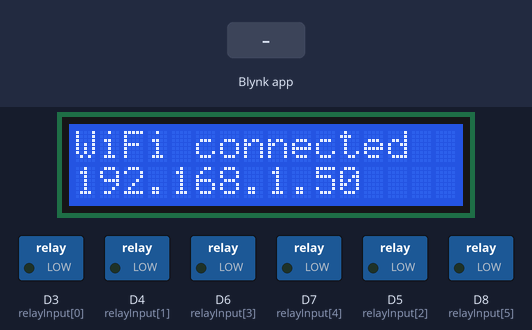
A sketch run on a simulated ESP8266 (NodeMCU). Shown: 16×2 character LCD, switched loads named in the sketch (green lamp = pin HIGH). The inputs (shaded band) are chosen by the test bench. WiFi joins after 1.5 s; servers stay silent unless stated.

Above: at 3.6 s.
3.7 s: Blynk app writes 1 to V1
At 4.9 s:
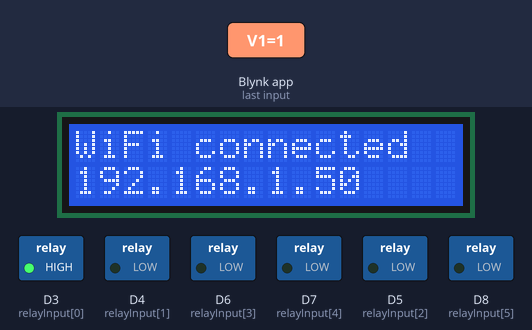
5.2 s: Blynk app writes 1 to V2
At 6.2 s:
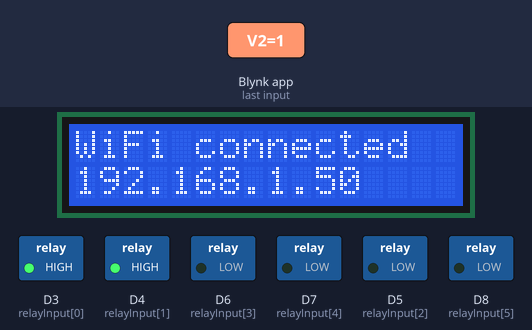
6.7 s: Blynk app writes 0 to V1
At 7.3 s:
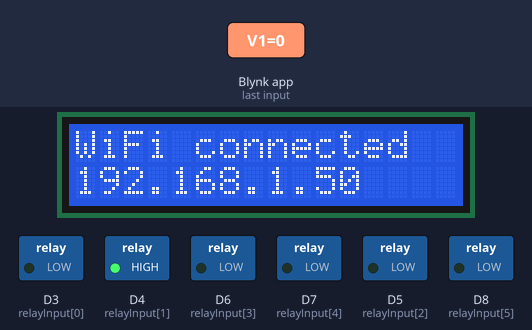
8.2 s: Blynk app writes 1 to V3
At 8.5 s:
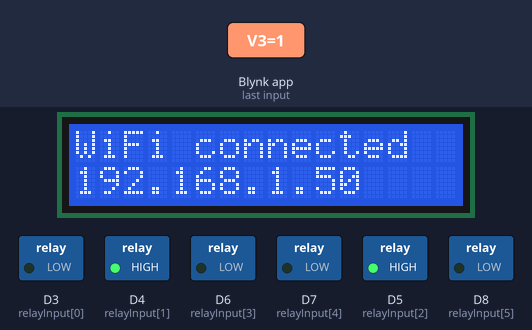
9.7 s: Blynk app writes 0 to V2
At 10.8 s:
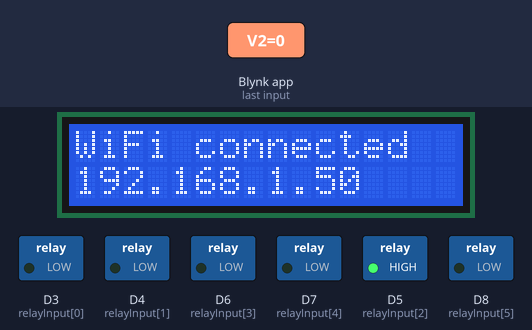
11.2 s: Blynk app writes 1 to V4
At 11.9 s:
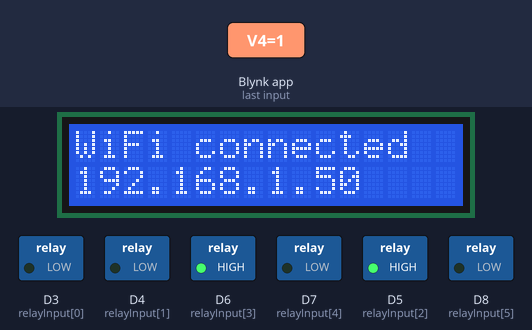
Timing chart, 0 to 13.7 s (numbered marks = the images above; inputs shaded):
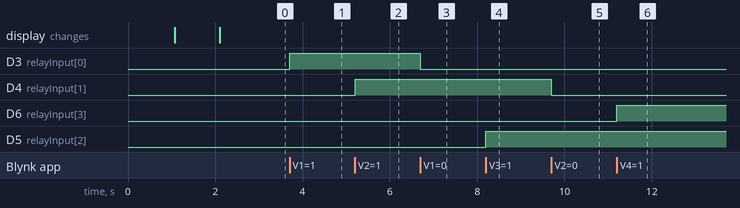

The sketch:

water_krataipa_dev.ino
```cpp
#include <Wire.h>
#include <LiquidCrystal_I2C.h>
#include <ESP8266WiFi.h>
#include <WiFiClient.h>
#include <BlynkSimpleEsp8266.h>

char auth[] = "7973178c19e44ba3a99b19400be53f70";
const char* ssid     = "krataipa";
const char* password = "wildrabbit";

int pumpFlage1 = 0;
int pumpFlage2 = 0;
int pumpFlage3 = 0;
int pumpFlage4 = 0;
int pumpFlage5 = 0;

int relaySolinoidState[6] = {0,0,0,0,0,0};
const int relayInput[6] = {0,2,14,12,13,15};

BlynkTimer timer;
LiquidCrystal_I2C lcd(0x3F, 16, 2);

BLYNK_CONNECTED() {
    Blynk.syncAll();
}

BLYNK_WRITE(V1) //Relay 1
{
  int pinData = param.asInt();
  relayControl(pinData,relayInput[0],1);
}

BLYNK_WRITE(V2) //Relay 2
{
  int pinData = param.asInt();
  relayControl(pinData,relayInput[1],2);
}

BLYNK_WRITE(V3) //Relay 3
{
  int pinData = param.asInt();
  relayControl(pinData,relayInput[2],3);
}

BLYNK_WRITE(V4) //Relay 4
{
  int pinData = param.asInt();
  relayControl(pinData,relayInput[3],4);
}

BLYNK_WRITE(V5) //Relay 5
{
  int pinData = param.asInt();
  relayControl(pinData,relayInput[4],5);
}

BLYNK_WRITE(V6) //Relay 6
{
  int pinData = param.asInt();
  relayControl(pinData,relayInput[5],6);
}


void relayControl(int onoff,int relayNo,int statusFlage)
{
    if(onoff == 1) // Virtual button set to on
    {
        if(statusFlage == 6)
        {
            if(relaySolinoidState[0] == 1 || relaySolinoidState[1] == 1 || relaySolinoidState[2] == 1 || relaySolinoidState[3] == 1 || relaySolinoidState[4] == 1)
            {
                digitalWrite(relayInput[5], HIGH);
            }
        }
        else
        {
            digitalWrite(relayNo, HIGH);
        }
        relaySolinoidState[statusFlage-1] = 1;
    }
    else if(onoff == 0)
    {
        relaySolinoidState[statusFlage-1] = 0;
        if(relaySolinoidState[0] == 0 && relaySolinoidState[1] == 0 && relaySolinoidState[2] == 0 && relaySolinoidState[3] == 0 && relaySolinoidState[4] == 0)
        {
            digitalWrite(relayInput[5], LOW);     //Cut off pump immediately
        }
        digitalWrite(relayNo, LOW);
    }
}

void recheckWifi(){
  if(WiFi.status() == WL_CONNECTED)
   {
       lcd.setCursor(0, 0);
       lcd.print("WiFi connected");
       lcd.setCursor(0, 1);
       lcd.print(WiFi.localIP());
   }
   else
   {
       lcd.setCursor(0, 1);
       lcd.print("Wifi Not Connect");
   }
}

void setup() {
  // put your setup code here, to run once:
   Serial.begin(115200);
   Wire.begin(D2, D1);    //SCL,SDA

   pinMode(relayInput[0],OUTPUT);
   pinMode(relayInput[1],OUTPUT);
   pinMode(relayInput[2],OUTPUT);
   pinMode(relayInput[3],OUTPUT);
   pinMode(relayInput[4],OUTPUT);
   pinMode(relayInput[5],OUTPUT);
   digitalWrite(relayInput[0], LOW);
   digitalWrite(relayInput[1], LOW);
   digitalWrite(relayInput[2], LOW);
   digitalWrite(relayInput[3], LOW);
   digitalWrite(relayInput[4], LOW);
   digitalWrite(relayInput[5], LOW);

   lcd.begin();
   lcd.backlight();
   lcd.print("Starting");

   WiFi.begin(ssid, password);
   while (WiFi.status() != WL_CONNECTED)
   {
      delay(1000);
      lcd.print(".");
   }
   recheckWifi();
   Blynk.config(auth,"blynk-cloud.com", 8080);
   Blynk.connect();
}

void loop() {
  Blynk.run();
  //delay(500);
}
```

Measured:
- after the input at 3.7 s, D3 (relayInput[0]): LOW → HIGH at once
- after the input at 5.2 s, D4 (relayInput[1]): LOW → HIGH at once
- after the input at 6.7 s, D3 (relayInput[0]): HIGH → LOW at once
- after the input at 8.2 s, D5 (relayInput[2]): LOW → HIGH at once
- after the input at 9.7 s, D4 (relayInput[1]): HIGH → LOW at once
- after the input at 11.2 s, D6 (relayInput[3]): LOW → HIGH at once
